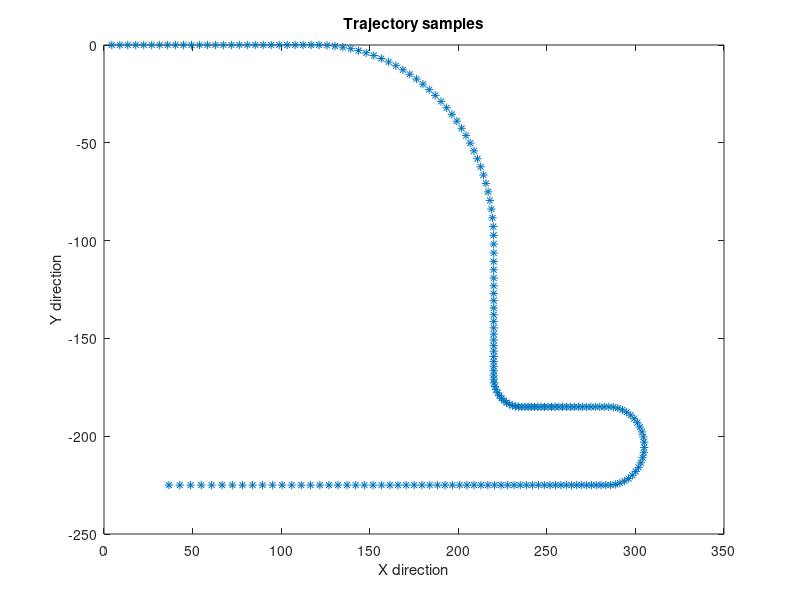
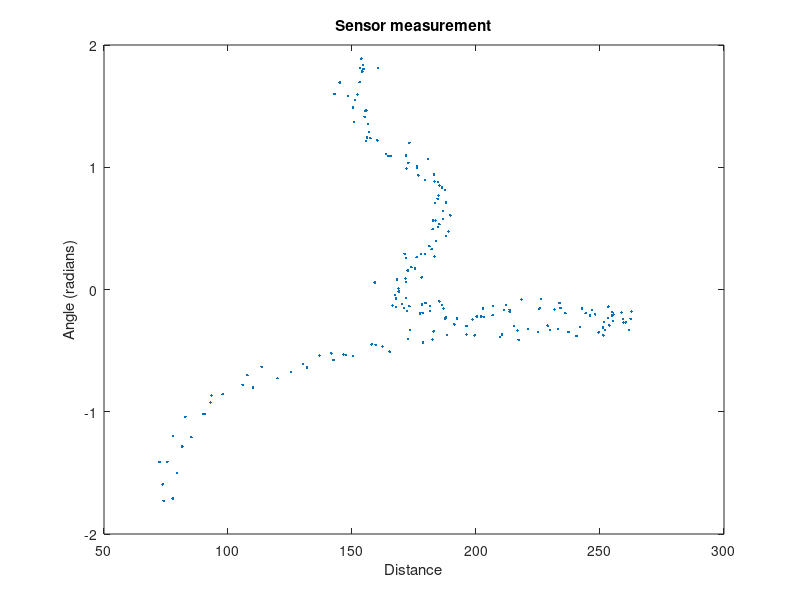

Write MATLAB code to recreate these figures, in order. (Note: this script raises an error after producing the figures.)
clc;clear
close all
%% Generate Samples
load('Xk.mat')
s = [50;-150];
len = size(Xk,2);
d = zeros(1,len);
theta = zeros(1,len);
for i = 1:len
    d(i) = sqrt((Xk(1,i)-s(1))^2+(Xk(2,i)-s(2))^2);
    theta(i) = atan2(Xk(2,i)-s(2),Xk(1,i)-s(1));
    %         if theta(i) < 0
    %             theta(i) = theta(i) + pi;
    %         end
end

y_hat = [d + 3*randn(size(d));theta + 0.015*pi*randn(size(theta))];
%y_hat = [d;theta];

figure
plot(Xk(1,:),Xk(2,:),'*')
title('Trajectory samples');
xlabel('X direction');
ylabel('Y direction')

figure
plot(y_hat(1,:),y_hat(2,:),'.')
title('Sensor measurement')
xlabel('Distance');
ylabel('Angle (radians)');

%% Cubature Kalman filter (CV model)
T = 0.3;
v_x = diff(Xk(1,:))/T;
v_y = diff(Xk(2,:))/T;

sigmaCV = 2.7; % motion noise (setting manually)

% dist = zeros(96,1);
% j = 1;
% for sigmaCV = 0.5:0.1:10

A_cv = kron([1 T;0 1],eye(2));
Q_cv = sigmaCV^2*kron([T^3/3 T^2/2;T^2/2 T],eye(2));
R = [3^2 0;0 (0.015*pi)^2];
%R = zeros(2,2);

dim = 4;
P = zeros(dim,dim,len);
x = zeros(dim,len);
P(:,:,1) = eye(dim); % initial covariance
x(:,1) = [Xk(1,1);Xk(2,1);v_x(1);v_y(1)]; % initial state


for i = 2:len
    chi = sigmaPoints(x(:,i-1),P(:,:,i-1),dim); % generate sigma points
    x(:,i) = 1/(2*dim)*sum(A_cv*chi,2); % predicted state
    P(:,:,i) = Q_cv + 1/(2*dim)*motionCov(A_cv,chi,x(:,i),dim); % predicted covariance
    % Update step
    chi = sigmaPoints(x(:,i),P(:,:,i),dim);
    measurements = H_meas(chi,dim,s);
    y = 1/(2*dim)*sum(measurements,2);
    Pxy = 1/(2*dim)*sum(P_xy(measurements, chi, x(:,i), y, dim ),3);
    S = R + 1/(2*dim)*sum(measCov( measurements, dim, y ),3);
    x(:,i) = x(:,i) + Pxy/S*(y_hat(:,i)-y);
    P(:,:,i) = P(:,:,i) - Pxy/S*Pxy';
end

% for idx = 1:len-1
%     dist(j) = dist(j) + (x(:,idx)-[Xk(:,idx);v_x(idx);v_y(idx)])'*(x(:,idx)-[Xk(:,idx);v_x(idx);v_y(idx)]);
% end
% j = j + 1;
% end

figure
hold on
plot(x(1,:),x(2,:),'*')
plot(Xk(1,:),Xk(2,:),'*')
title('Estimation of CV model using cubature rule');
legend('estimation','true trajectory')
xlabel('X direction')
ylabel('Y direction')

figure
hold on
plot(x(3,:),x(4,:),'*')
plot(v_x,v_y)
title('Velocity estimation of CV model using cubature rule');
xlabel('X direction')
ylabel('Y direction')
legend('estimation','true value')

%% Cubature Kalman filter (CA model)
a_x = diff(v_x)/T;
a_y = diff(v_y)/T;

sigmaCA = 0.6; % motion noise (setting manually)
% dist = zeros(96,1);
% j = 1;
% for sigmaCA = 0.5:0.1:10

A_ca = kron([1 T T^2/2;0 1 T;0 0 1],eye(2));
Q_ca = sigmaCA^2*kron([T^5/20 T^4/8 T^3/6;T^4/8 T^3/3 T^2/2;...
    T^3/6 T^2/2 T],eye(2));

dim = 6;
P = zeros(dim,dim,len);
x = zeros(dim,len);
P(:,:,1) = eye(dim); % initial covariance
x(:,1) = [Xk(1,1);Xk(2,1);v_x(1);v_y(1);a_x(1);a_y(1)]; % initial state

for i = 2:len
    chi = sigmaPoints(x(:,i-1),P(:,:,i-1),dim); % generate sigma points
    x(:,i) = 1/(2*dim)*sum(A_ca*chi,2); % predicted state
    P(:,:,i) = Q_ca + 1/(2*dim)*motionCov(A_ca,chi,x(:,i),dim); % predicted covariance
    % Update step
    chi = sigmaPoints(x(:,i),P(:,:,i),dim);
    measurements = H_meas(chi,dim,s);
    y = 1/(2*dim)*sum(measurements,2);
    Pxy = 1/(2*dim)*sum(P_xy( measurements, chi, x(:,i), y, dim ),3);
    S = R + 1/(2*dim)*sum(measCov( measurements, dim, y ),3);
    x(:,i) = x(:,i) + Pxy/S*(y_hat(:,i)-y);
    P(:,:,i) = P(:,:,i) - Pxy/S*Pxy';
end

% for idx = 1:len-2
%     dist(j) = dist(j) + (x(1:4,idx)-[Xk(:,idx);v_x(idx);v_y(idx)])'*(x(1:4,idx)-[Xk(:,idx);v_x(idx);v_y(idx)]);
% end
% j = j + 1;
% end

figure
plot(x(1,:),x(2,:),'*')
title('Estimation of CA model using cubature rule');
xlabel('X direction')
ylabel('Y direction')

figure
hold on
plot(x(3,:),x(4,:),'*')
plot(v_x,v_y)
title('Velocity estimation of CA model using cubature rule');
xlabel('X direction')
ylabel('Y direction')
legend('estimation','true value')

%% Cubature RTS smoother (CV model)
sigmaCV = 2; % motion noise (setting manually)
A_cv = kron([1 T;0 1],eye(2));
Q_cv = sigmaCV^2*kron([T^3/3 T^2/2;T^2/2 T],eye(2));
R = [3^2 0;0 (0.015*pi)^2];
%R = zeros(2,2);

dim = 4;
P_predict = zeros(dim,dim,len-1);
P_update = zeros(dim,dim,len);
x_predict = zeros(dim,len-1);
x_update = zeros(dim,len);
P_update(:,:,1) = eye(dim); % initial covariance
x_update(:,1) = [Xk(1,1);Xk(2,1);v_x(1);v_y(1)]; % initial state

% Forward filtering
for i = 2:len
    chi = sigmaPoints(x_update(:,i-1),P_update(:,:,i-1),dim); % generate sigma points
    x_predict(:,i-1) = 1/(2*dim)*sum(A_cv*chi,2); % predicted state
    P_predict(:,:,i-1) = Q_cv + 1/(2*dim)*motionCov(A_cv,chi,x_predict(:,i-1),dim); % predicted covariance
    % Update step
    chi = sigmaPoints(x_predict(:,i-1),P_predict(:,:,i-1),dim);
    measurements = H_meas(chi,dim,s);
    y = 1/(2*dim)*sum(measurements,2);
    Pxy = 1/(2*dim)*sum(P_xy(measurements,chi,x_predict(:,i-1),y,dim),3);
    S = R + 1/(2*dim)*sum(measCov(measurements,dim,y),3);
    x_update(:,i) = x_predict(:,i-1) + Pxy/S*(y_hat(:,i)-y);
    P_update(:,:,i) = P_predict(:,:,i-1) - Pxy/S*Pxy';
end


x_smooth = zeros(dim,len);
P_smooth = zeros(dim,dim,len);
x_smooth(:,end) = x_update(:,end);
P_smooth(:,:,end) = P_update(:,:,end);
G = zeros(dim,dim,len-1);
% Backward recursion
for i = 1:len-1
    G(:,:,i) = P_update(:,:,end-i)*A_cv'/P_predict(:,:,end-i+1);
    x_smooth(:,end-i) = x_update(:,end-i) + G(:,:,i)*...
        (x_smooth(:,end-i+1) - x_predict(:,end-i+1));
    P_smooth(:,:,end-i) = P_update(:,:,end-i) + G(:,:,i)*...
        (P_smooth(:,:,end-i+1) - P_predict(:,:,end-i+1))*G(:,:,i)';
end


figure
hold on
plot(x_smooth(1,:),x_smooth(2,:),'*')
title('Estimation of CV model using RTS smoother');
xlabel('X direction')
ylabel('Y direction')

%% No measurements between time step 150~175
sigmaCV = 2; % motion noise (setting manually)
A_cv = kron([1 T;0 1],eye(2));
Q_cv = sigmaCV^2*kron([T^3/3 T^2/2;T^2/2 T],eye(2));
R = [3^2 0;0 (0.015*pi)^2];
%R = zeros(2,2);

dim = 4;
P_predict = zeros(dim,dim,len-1);
P_update = zeros(dim,dim,len);
x_predict = zeros(dim,len-1);
x_update = zeros(dim,len);
P_update(:,:,1) = eye(dim); % initial covariance
x_update(:,1) = [Xk(1,1);Xk(2,1);v_x(1);v_y(1)]; % initial state

% Forward filtering
for i = 2:len
    chi = sigmaPoints(x_update(:,i-1),P_update(:,:,i-1),dim); % generate sigma points
    x_predict(:,i-1) = 1/(2*dim)*sum(A_cv*chi,2); % predicted state
    P_predict(:,:,i-1) = Q_cv + 1/(2*dim)*motionCov(A_cv,chi,x_predict(:,i-1),dim); % predicted covariance
    % Update step
    chi = sigmaPoints(x_predict(:,i-1),P_predict(:,:,i-1),dim);
    measurements = H_meas(chi,dim,s);
    y = 1/(2*dim)*sum(measurements,2);
    Pxy = 1/(2*dim)*sum(P_xy(measurements,chi,x_predict(:,i-1),y,dim),3);
    S = R + 1/(2*dim)*sum(measCov(measurements,dim,y),3);
    if i >= 150 && i <= 175
        x_update(:,i) = x_predict(:,i-1);
        P_update(:,:,i) = P_predict(:,:,i-1);
    else
        x_update(:,i) = x_predict(:,i-1) + Pxy/S*(y_hat(:,i)-y);
        P_update(:,:,i) = P_predict(:,:,i-1) - Pxy/S*Pxy';
    end
end


x_smooth = zeros(dim,len);
P_smooth = zeros(dim,dim,len);
x_smooth(:,end) = x_update(:,end);
P_smooth(:,:,end) = P_update(:,:,end);
G = zeros(dim,dim,len-1);
% Backward recursion
for i = 1:len-1
    G(:,:,i) = P_update(:,:,end-i)*A_cv'/P_predict(:,:,end-i+1);
    x_smooth(:,end-i) = x_update(:,end-i) + G(:,:,i)*...
        (x_smooth(:,end-i+1) - x_predict(:,end-i+1));
    P_smooth(:,:,end-i) = P_update(:,:,end-i) + G(:,:,i)*...
        (P_smooth(:,:,end-i+1) - P_predict(:,:,end-i+1))*G(:,:,i)';
end


figure
hold on
plot(x_update(1,:),x_update(2,:),'*')
plot(x_smooth(1,:),x_smooth(2,:),'*')
title('Estimation of CV model using RTS smoother');
xlabel('X direction')
ylabel('Y direction')
legend('Kalman filtering','RTS smoother')

%% MSE for individual state elements
trial = 100;
se_px = zeros(trial,len);
se_py = zeros(trial,len);
se_vx = zeros(trial,len-1);
se_vy = zeros(trial,len-1);
for t = 1:trial
    y_hat = [d + 3*randn(size(d));theta + 0.015*pi*randn(size(theta))];
    dim = 4;
    P = zeros(dim,dim,len);
    x = zeros(dim,len);
    P(:,:,1) = eye(dim); % initial covariance
    x(:,1) = [Xk(1,1);Xk(2,1);v_x(1);v_y(1)]; % initial state
    
    
    for i = 2:len
        chi = sigmaPoints(x(:,i-1),P(:,:,i-1),dim); % generate sigma points
        x(:,i) = 1/(2*dim)*sum(A_cv*chi,2); % predicted state
        P(:,:,i) = Q_cv + 1/(2*dim)*motionCov(A_cv,chi,x(:,i),dim); % predicted covariance
        % Update step
        chi = sigmaPoints(x(:,i),P(:,:,i),dim);
        measurements = H_meas(chi,dim,s);
        y = 1/(2*dim)*sum(measurements,2);
        Pxy = 1/(2*dim)*sum(P_xy(measurements, chi, x(:,i), y, dim ),3);
        S = R + 1/(2*dim)*sum(measCov( measurements, dim, y ),3);
        x(:,i) = x(:,i) + Pxy/S*(y_hat(:,i)-y);
        P(:,:,i) = P(:,:,i) - Pxy/S*Pxy';
    end
    se_px(t,:) = (x(1,:) - Xk(1,:)).^2;
    se_py(t,:) = (x(2,:) - Xk(2,:)).^2;
    se_vx(t,:) = (x(3,1:end-1) - v_x).^2;
    se_vy(t,:) = (x(4,1:end-1) - v_y).^2;
    
end
mse_px = mean(se_px);
mse_py = mean(se_py);
mse_vx = mean(se_vx);
mse_vy = mean(se_vy);

figure
hold on
plot(mse_px)
plot(mse_py)
plot(mse_vx)
plot(mse_vy)
xlabel('time step')
ylabel('mean square error')
title('Mean square error of individual state over 100 simulations')
legend('position x','position y','velocity x','velocity y')





